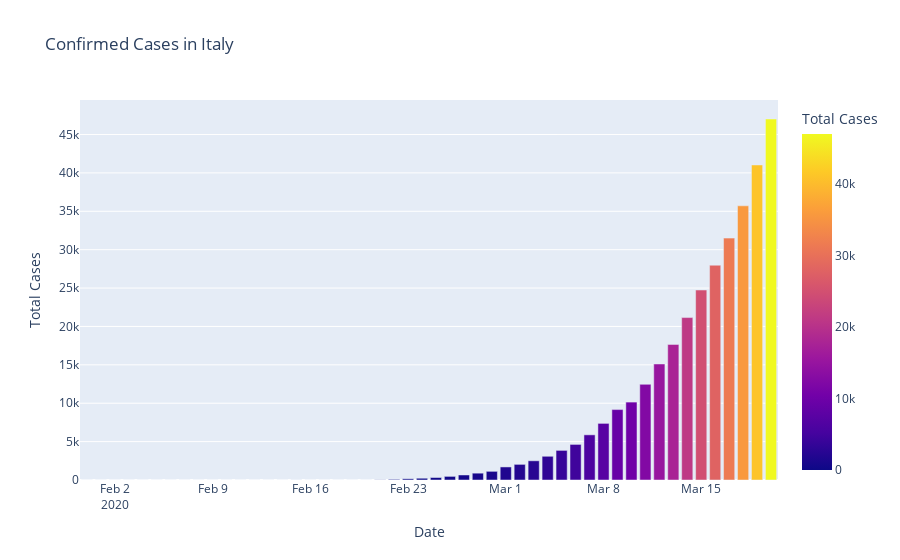
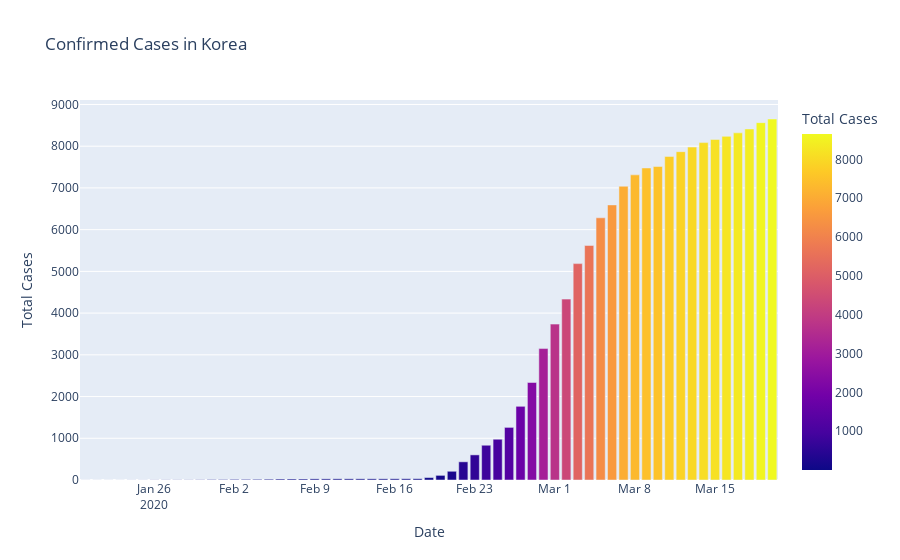
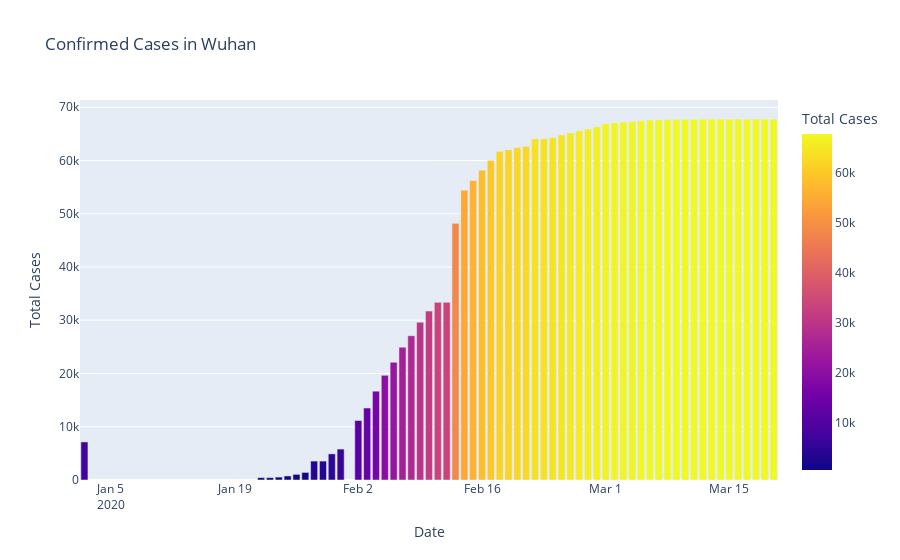

The notebook cell saved with these charts, in order:
### Code cell
fig_italy = px.bar(cor_Italy, x="Date", y="Total Cases", color='Total Cases', title="Confirmed Cases in Italy")
fig_italy.update_xaxes(title_text="Date")
fig_italy.update_yaxes(title_text="Total Cases")
fig_italy.show()

fig_korea = px.bar(cor_Korea, x="Date", y="Total Cases", color='Total Cases', title="Confirmed Cases in Korea")
fig_korea.update_xaxes(title_text="Date")
fig_korea.update_yaxes(title_text="Total Cases")
fig_korea.show()

fig_wuhan = px.bar(cor_Wuhan, x="Date", y="Total Cases", color='Total Cases', title="Confirmed Cases in Wuhan")
fig_wuhan.update_xaxes(title_text="Date")
fig_wuhan.update_yaxes(title_text="Total Cases")
fig_wuhan.show()
